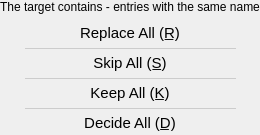
     <widget class="QWidget" name="ecsPage">
      <layout class="QVBoxLayout" name="verticalLayout_10">
       <property name="spacing">
        <number>0</number>
       </property>
       <property name="leftMargin">
        <number>0</number>
       </property>
       <property name="topMargin">
        <number>0</number>
       </property>
       <property name="rightMargin">
        <number>0</number>
       </property>
       <property name="bottomMargin">
        <number>0</number>
       </property>
       <item>
        <widget class="QWidget" name="ecsWgt" native="true">
         <property name="sizePolicy">
          <sizepolicy hsizetype="Preferred" vsizetype="Fixed">
           <horstretch>0</horstretch>
           <verstretch>0</verstretch>
          </sizepolicy>
         </property>
         <layout class="QVBoxLayout" name="verticalLayout_7">
          <property name="leftMargin">
           <number>0</number>
          </property>
          <property name="topMargin">
           <number>0</number>
          </property>
          <property name="rightMargin">
           <number>0</number>
          </property>
          <property name="bottomMargin">
           <number>0</number>
          </property>
          <item>
           <widget class="QWidget" name="widget_21" native="true">
            <layout class="QHBoxLayout" name="horizontalLayout_19">
             <property name="leftMargin">
              <number>0</number>
             </property>
             <property name="topMargin">
              <number>0</number>
             </property>
             <property name="rightMargin">
              <number>0</number>
             </property>
             <property name="bottomMargin">
              <number>0</number>
             </property>
             <item>
              <widget class="QLabel" name="ecsTipText">
               <property name="text">
                <string>The target contains - entries with the same name</string>
               </property>
              </widget>
             </item>
            </layout>
           </widget>
          </item>
          <item>
           <widget class="QWidget" name="widget_20" native="true">
            <layout class="QVBoxLayout" name="verticalLayout_8">
             <property name="spacing">
              <number>1</number>
             </property>
             <property name="leftMargin">
              <number>0</number>
             </property>
             <property name="topMargin">
              <number>0</number>
             </property>
             <property name="rightMargin">
              <number>0</number>
             </property>
             <property name="bottomMargin">
              <number>0</number>
             </property>
             <item>
              <widget class="QPushButton" name="replaceAllBtn">
               <property name="minimumSize">
                <size>
                 <width>0</width>
                 <height>25</height>
                </size>
               </property>
               <property name="font">
                <font>
                 <family>Segoe UI</family>
                 <pointsize>11</pointsize>
                 <stylestrategy>PreferAntialias</stylestrategy>
                </font>
               </property>
               <property name="styleSheet">
                <string notr="true">QPushButton
{
	background: palette(button);
    border: 2px solid transparent;
}

QPushButton:default
{
	background: rgba(0, 100, 180, 96);
    color: rgb(0, 0, 0);
}

QPushButton:hover
{
    border: 2px solid rgba(0, 100, 180, 128);
}

QPushButton:pressed
{
    border: 2px solid transparent;
	background: rgba(0, 100, 180, 56);
}</string>
               </property>
               <property name="text">
                <string>Replace All (R̲)</string>
               </property>
               <property name="icon">
                <iconset resource="filelink.qrc">
                 <normaloff>:/icons/replace.ico</normaloff>:/icons/replace.ico</iconset>
               </property>
               <property name="shortcut">
                <string>R</string>
               </property>
              </widget>
             </item>
             <item>
              <widget class="Line" name="line_2">
               <property name="styleSheet">
                <string notr="true">margin: 25px;
color: rgb(204, 204, 204);</string>
               </property>
               <property name="frameShadow">
                <enum>QFrame::Plain</enum>
               </property>
               <property name="orientation">
                <enum>Qt::Horizontal</enum>
               </property>
              </widget>
             </item>
             <item>
              <widget class="QPushButton" name="skipAllBtn">
               <property name="minimumSize">
                <size>
                 <width>0</width>
                 <height>25</height>
                </size>
               </property>
               <property name="font">
                <font>
                 <family>Segoe UI</family>
                 <pointsize>11</pointsize>
                 <stylestrategy>PreferAntialias</stylestrategy>
                </font>
               </property>
               <property name="styleSheet">
                <string notr="true">QPushButton
{
	background: palette(button);
    border: 2px solid transparent;
}

QPushButton:default
{
	background: rgba(0, 100, 180, 96);
    color: rgb(0, 0, 0);
}

QPushButton:hover
{
    border: 2px solid rgba(0, 100, 180, 128);
}

QPushButton:pressed
{
    border: 2px solid transparent;
	background: rgba(0, 100, 180, 56);
}</string>
               </property>
               <property name="text">
                <string>Skip All (S̲)</string>
               </property>
               <property name="icon">
                <iconset resource="filelink.qrc">
                 <normaloff>:/icons/skip.ico</normaloff>:/icons/skip.ico</iconset>
               </property>
               <property name="shortcut">
                <string>S</string>
               </property>
              </widget>
             </item>
             <item>
              <widget class="Line" name="line_3">
               <property name="styleSheet">
                <string notr="true">margin: 25px;
color: rgb(204, 204, 204);</string>
               </property>
               <property name="frameShadow">
                <enum>QFrame::Plain</enum>
               </property>
               <property name="orientation">
                <enum>Qt::Horizontal</enum>
               </property>
              </widget>
             </item>
             <item>
              <widget class="QPushButton" name="keepAllBtn">
               <property name="minimumSize">
                <size>
                 <width>0</width>
                 <height>25</height>
                </size>
               </property>
               <property name="font">
                <font>
                 <family>Segoe UI</family>
                 <pointsize>11</pointsize>
                 <stylestrategy>PreferAntialias</stylestrategy>
                </font>
               </property>
               <property name="toolTip">
                <string>All will be retained. Conflicting entries will have a numerical sequence number added after the target file name.</string>
               </property>
               <property name="styleSheet">
                <string notr="true">QPushButton
{
	background: palette(button);
    border: 2px solid transparent;
}

QPushButton:default
{
	background: rgba(0, 100, 180, 96);
    color: rgb(0, 0, 0);
}

QPushButton:hover
{
    border: 2px solid rgba(0, 100, 180, 128);
}

QPushButton:pressed
{
    border: 2px solid transparent;
	background: rgba(0, 100, 180, 56);
}</string>
               </property>
               <property name="text">
                <string>Keep All (K̲)</string>
               </property>
               <property name="icon">
                <iconset resource="filelink.qrc">
                 <normaloff>:/icons/keep.ico</normaloff>:/icons/keep.ico</iconset>
               </property>
               <property name="shortcut">
                <string>K</string>
               </property>
              </widget>
             </item>
             <item>
              <widget class="Line" name="line_4">
               <property name="styleSheet">
                <string notr="true">margin: 25px;
color: rgb(204, 204, 204);</string>
               </property>
               <property name="frameShadow">
                <enum>QFrame::Plain</enum>
               </property>
               <property name="orientation">
                <enum>Qt::Horizontal</enum>
               </property>
              </widget>
             </item>
             <item>
              <widget class="QPushButton" name="decideAllBtn">
               <property name="minimumSize">
                <size>
                 <width>0</width>
                 <height>25</height>
                </size>
               </property>
               <property name="font">
                <font>
                 <family>Segoe UI</family>
                 <pointsize>11</pointsize>
                 <stylestrategy>PreferAntialias</stylestrategy>
                </font>
               </property>
               <property name="styleSheet">
                <string notr="true">QPushButton
{
	background: palette(button);
    border: 2px solid transparent;
}

QPushButton:default
{
	background: rgba(0, 100, 180, 96);
    color: rgb(0, 0, 0);
}

QPushButton:hover
{
    border: 2px solid rgba(0, 100, 180, 128);
}

QPushButton:pressed
{
    border: 2px solid transparent;
	background: rgba(0, 100, 180, 56);
}</string>
               </property>
               <property name="text">
                <string>Decide All (D̲)</string>
               </property>
               <property name="icon">
                <iconset resource="filelink.qrc">
                 <normaloff>:/icons/decide.ico</normaloff>:/icons/decide.ico</iconset>
               </property>
               <property name="shortcut">
                <string>D</string>
               </property>
              </widget>
             </item>
            </layout>
           </widget>
          </item>
         </layout>
        </widget>
       </item>
      </layout>
     </widget>
